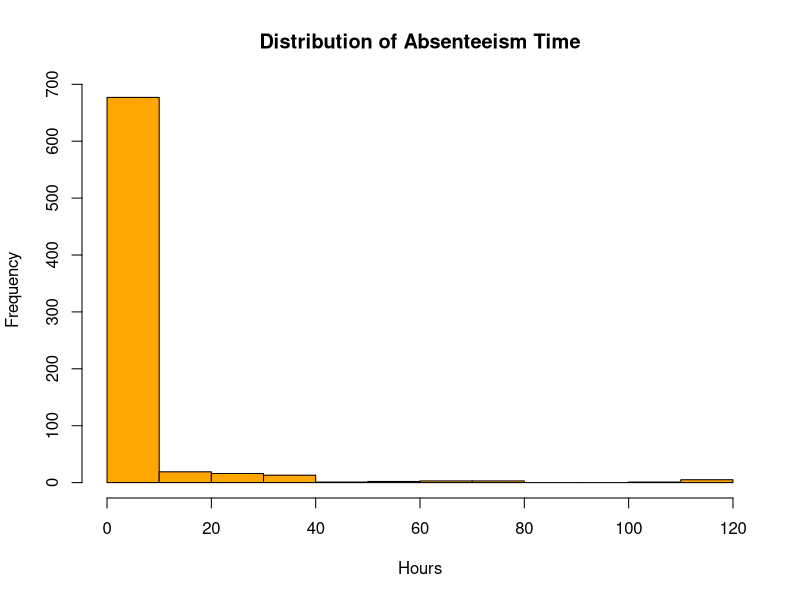
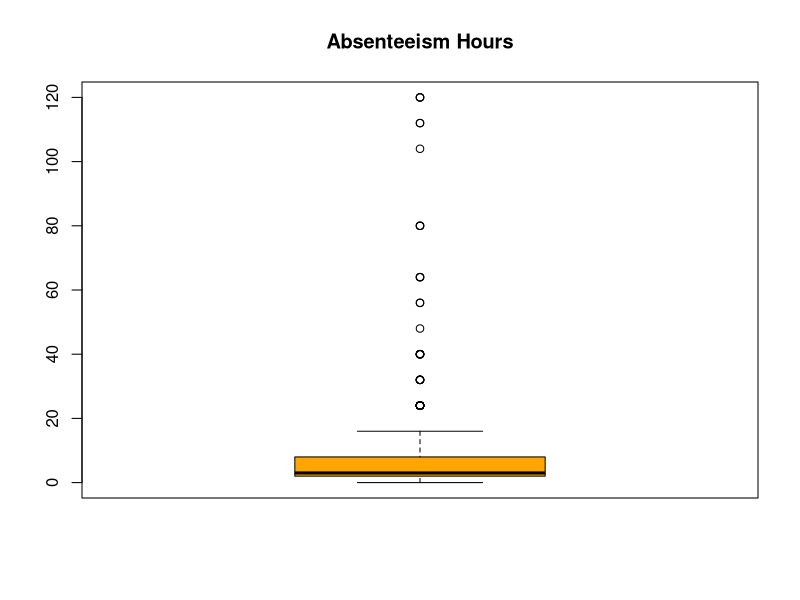
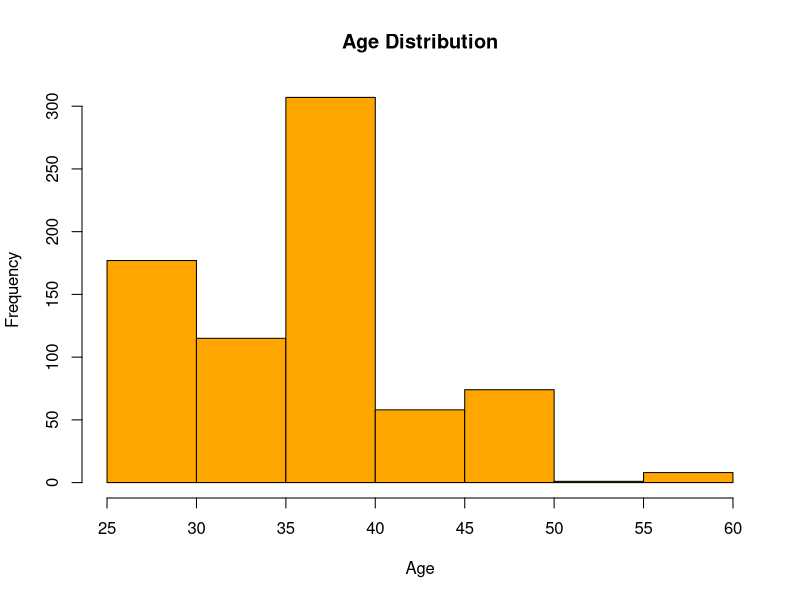
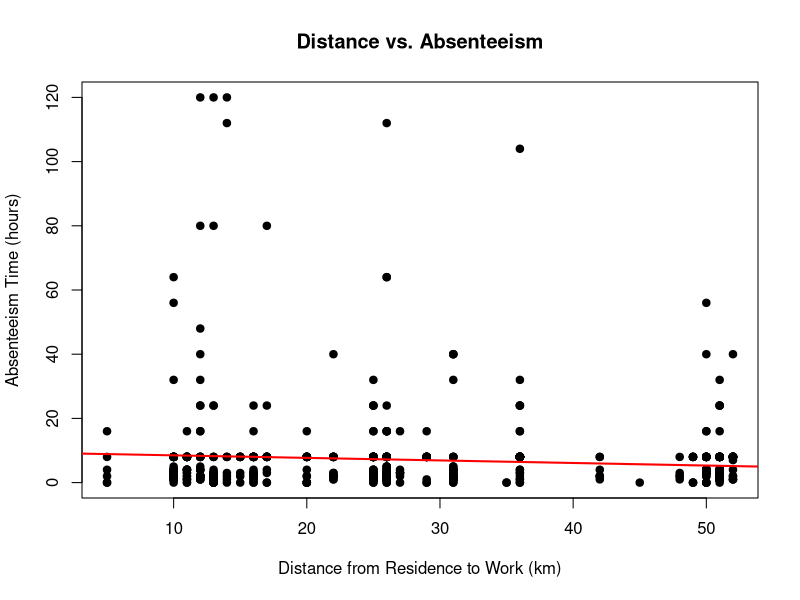
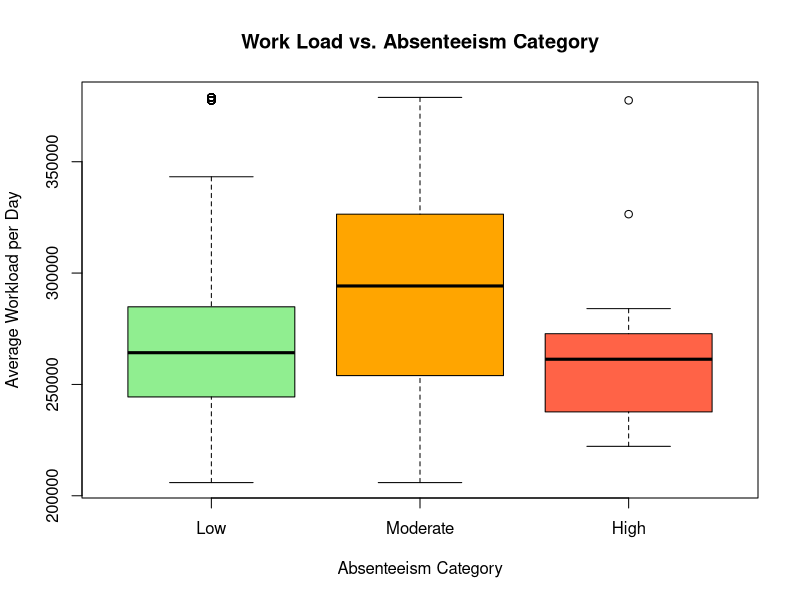
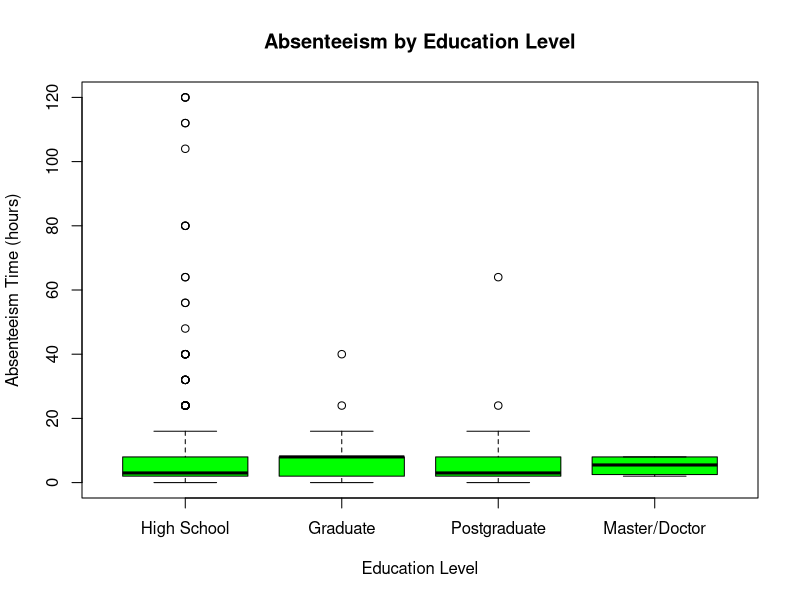
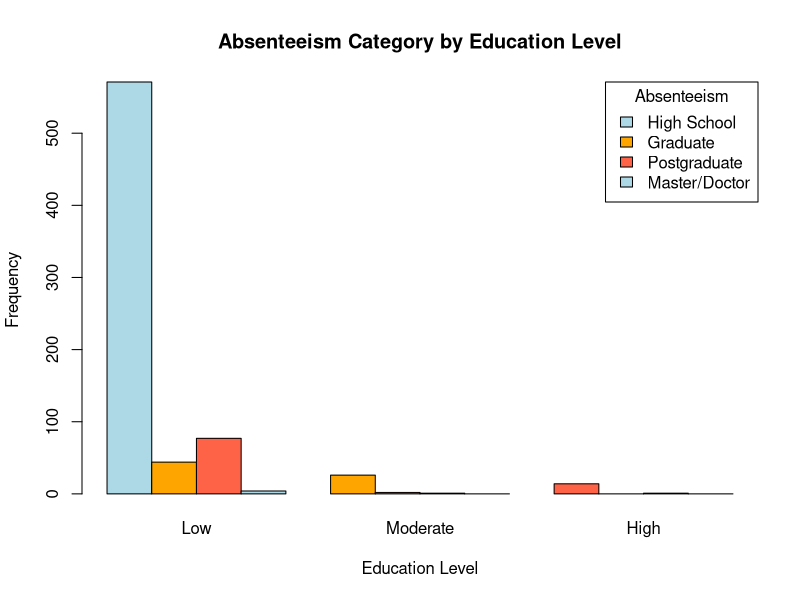
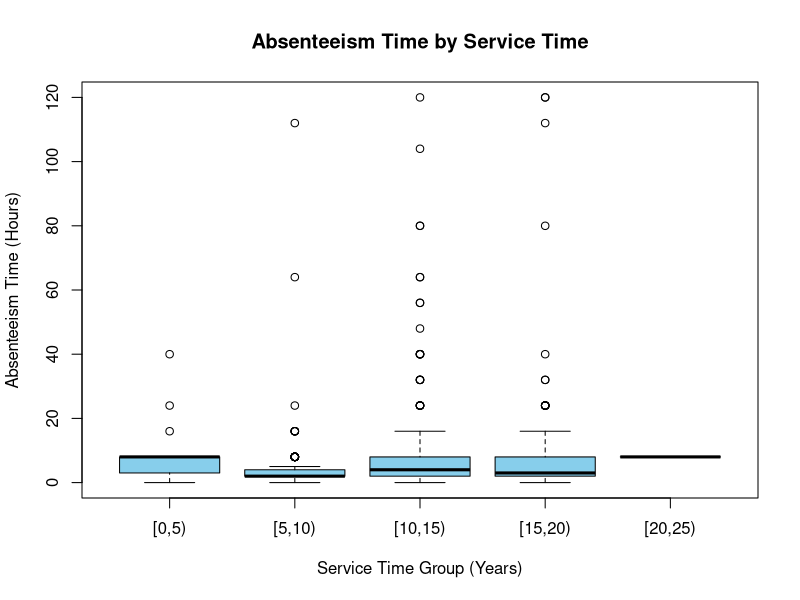

These figures' R source, in order: (Note: this script raises an error after producing the figures.)
library(dplyr)
library(readxl)
library(ggplot2)
library(corrplot)
library(nnet)
absent= read_excel("Absenteeism_at_work.xls")
names(absent) #column names
View(absent)

#recode absenteeism
absent <- absent %>%
  mutate(absenteeism = case_when(
    Absenteeism_time_in_hours >= 0 & Absenteeism_time_in_hours <= 20 ~ "Low",
    Absenteeism_time_in_hours > 20 & Absenteeism_time_in_hours <= 40 ~ "Moderate",
    Absenteeism_time_in_hours > 40 ~ "High"
  ))
View(absent)
# Convert relevant variables to factors BEFORE modeling
absent$absenteeism <- factor(absent$absenteeism, levels = c("Low", "Moderate", "High"))

absent$`Day_of_the_week` <- factor(absent$`Day_of_the_week`,
                                   levels = 2:6,
                                   labels = c("Monday", "Tuesday", "Wednesday", "Thursday", "Friday"))
absent$Seasons <- factor(absent$Seasons,
                         levels = 1:4,
                         labels = c("Summer", "Autumn", "Winter", "Spring"))
absent$Education <- factor(absent$Education,
                           levels = 1:4,
                           labels = c("High School", "Graduate", "Postgraduate", "Master/Doctor"))

#### check the structure
str(absent[c("Month_of_absence", "Day_of_the_week", "Seasons", "Education")])


############# a
# Histogram
hist(absent$Absenteeism_time_in_hours, main = "Distribution of Absenteeism Time",
     xlab = "Hours", col = "orange")
summary(absent['Absenteeism_time_in_hours'])
boxplot(absent$Absenteeism_time_in_hours, main = "Absenteeism Hours",col="orange")

table(absent$Absenteeism_time_in_hours)
table(absent$Month_of_absence)
table(absent$Service_time)
table(absent$Absenteeism_time_in_hours)


############# b
# Histogram
hist(absent$Age, main = "Age Distribution", xlab = "Age",col="orange")


########### c
# Scatter plot
plot(absent$Distance_from_Residence_to_Work, 
     absent$Absenteeism_time_in_hours,
     main = "Distance vs. Absenteeism",
     xlab = "Distance from Residence to Work (km)",
     ylab = "Absenteeism Time (hours)",
     pch = 19, col = "black")

# Add linear regression line
abline(lm(Absenteeism_time_in_hours ~ Distance_from_Residence_to_Work, data = absent), 
       col = "red", lwd = 2)

# Correlation
cor(absent$`Distance_from_Residence_to_Work`, absent$`Absenteeism_time_in_hours`, use = "complete.obs")


######### d
# Scatter plot
boxplot(Work_load_Average_in_days ~ absenteeism, data = absent,
        main = "Work Load vs. Absenteeism Category",
        xlab = "Absenteeism Category", ylab = "Average Workload per Day",
        col = c("lightgreen", "orange", "tomato"))

aggregate(Work_load_Average_in_days ~ absenteeism, data = absent, FUN = mean)


######### e
# Boxplot
boxplot(Absenteeism_time_in_hours ~ Education, 
        data = absent,
        col = "green",
        main = "Absenteeism by Education Level",
        xlab = "Education Level",
        ylab = "Absenteeism Time (hours)")
# Create a contingency table
edu_abs_table <- table(absent$Education, absent$absenteeism)

# Make side-by-side barplot
barplot(edu_abs_table, 
        beside = TRUE, 
        col = c("lightblue", "orange", "tomato"),
        legend.text = TRUE,
        args.legend = list(title = "Absenteeism", x = "topright"),
        main = "Absenteeism Category by Education Level",
        xlab = "Education Level",
        ylab = "Frequency")


############# f
# Correlation matrix (numeric variables only)
num_vars <- absent %>% select_if(is.numeric)
cor_matrix <- cor(num_vars, use = "complete.obs")
# Extract the correlations with absenteeism time
cor_with_absence <- cor_matrix[, "Absenteeism_time_in_hours"]
cor_with_absence_sorted <- sort(abs(cor_with_absence), decreasing = TRUE)

# Print sorted correlations
cor_with_absence_sorted

###### g


####### h. service time
absent$Service_bin <- cut(absent$Service_time, breaks = c(0, 5, 10, 15, 20, 25), right = FALSE)
boxplot(Absenteeism_time_in_hours ~ Service_bin, data = absent,
        main = "Absenteeism Time by Service Time",
        xlab = "Service Time Group (Years)",
        ylab = "Absenteeism Time (Hours)",
        col = "skyblue")

plot(absent$Service_time, absent$Absenteeism_time_in_hours,
     main = "Service Time vs. Absenteeism Time",
     xlab = "Service Time (Years)",
     ylab = "Absenteeism Time (Hours)",
     col = "steelblue", pch = 16)
abline(lm(Absenteeism_time_in_hours ~ Service_time, data = absent), col = "red", lwd = 2)


####### i day of the week
# Bar Graph
#Count absences by day
table(absent$Day_of_the_week)

# Cross-tab of Day vs. Absenteeism Level
day_abs <- table(absent$Day_of_the_week, absent$absenteeism)

# Stacked barplot
barplot(t(day_abs),
        main = "Absenteeism Type by Day of the Week",
        col = c("green", "orange", "red"),
        xlab = "Day of the Week",
        ylab = "Number of Absences",
        legend = TRUE,
        names.arg = c("Mon", "Tue", "Wed", "Thu", "Fri"))
table(absent$`Day_of_the_week`, absent$absenteeism)

######### j
# Check all numeric columns
numeric_vars <- absent[sapply(absent, is.numeric)]

# Summary to spot possible outliers
summary(numeric_vars)

# Basic boxplots for each numeric column
par(mfrow = c(3, 5))  # layout for multiple plots
for (var in names(numeric_vars)) {
  boxplot(numeric_vars[[var]], main = var, col = "lightblue")
}
par(mfrow = c(1, 1))  # reset layout

levels(absent$absenteeism)
########### Fit multinomial logistic regression
absent$absenteeism <- relevel(absent$absenteeism, ref = "Low")
logistic_model <- multinom(absenteeism ~ . -ID -Absenteeism_time_in_hours,  # Exclude ID and original target
  data = absent,
  trace = FALSE
)


summary(logistic_model)

# Interpret Son and Weight
exp(coef(logistic_model)[, "Son"])
exp(coef(logistic_model)[, "Weight"])

# Backward selection
step_model <- step(logistic_model, direction = "backward", trace = FALSE)

# Final model summary
summary(step_model)

############## 2. Flu Shot Data
flu_data=read.table("flu shot.txt",header=TRUE)
flu_data$sex=factor(flu_data$sex)
flu_data$flu_shot=factor(flu_data$flu_shot)

#color vector based on the y variable
pairs(flu_data,  
      col = flu_data$flu_shot,
      pch = 19,  
      main = "Pairs Plot for Flu Data")

# Fit the logistic regression model
flu_model <- glm(flu_shot ~ age + awareness + sex, 
                      data = flu_data, 
                      family = binomial)

# View the model summary
summary(flu_model)

##### e.
#Predict the probability of receiving a flu shot for a specific case
new_data <- data.frame(age = 55, awareness = 60, sex = factor(1, levels = levels(flu_data$sex)))
predicted_probability <- predict(flu_model, newdata = new_data, type = "response")
predicted_probability

# f
#Wald test for variable significance
# This gives the z-values (Wald statistics)
wald_test <- summary(flu_model)$coefficients[, "Estimate"] / summary(flu_model)$coefficients[, "Std. Error"]
# Calculate p-values from the Wald statistics
p_values <- 2 * (1 - pnorm(abs(wald_test)))
p_values


#  g

# Forward selection for predictor variables
model_null <- glm(flu_shot ~ 1, family = binomial(link = "logit"), data = flu_data)
model_forward <- step(model_null, scope = list(lower = model_null, upper = flu_model), direction = "forward")
summary(model_forward)
###### h
# Backward selection for predictor variables
model_backward <- step(flu_model, direction = "backward")
summary(model_backward)
